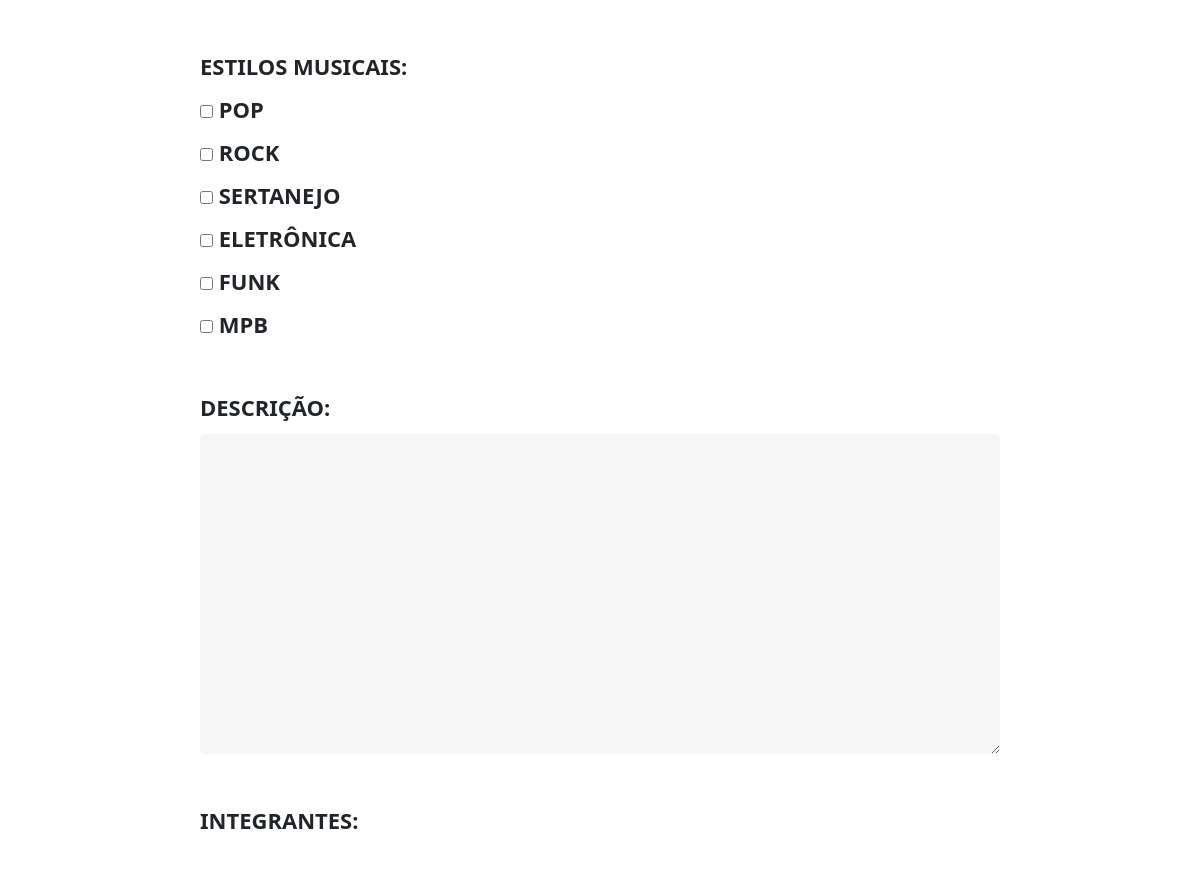
/criar_perfil.php (middle part), run on an earlier commit of the app's database.
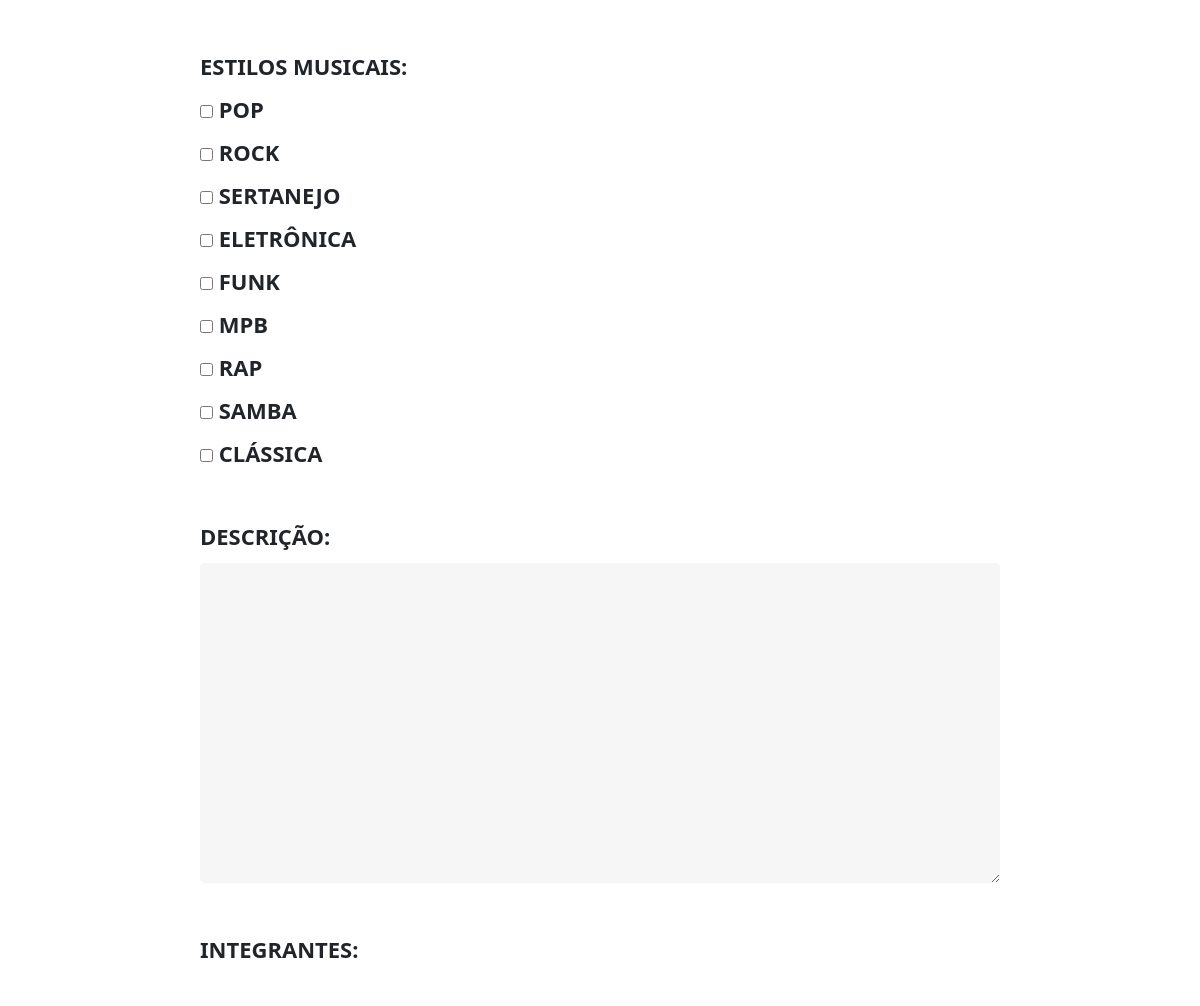
And on a later commit of the database.
### tables this page shows
CREATE TABLE `estilo_musical` (
  `id` int(11) NOT NULL,
  `nome` varchar(50) NOT NULL,
  `imagem` varchar(255) NOT NULL
);

### src/Database/Conecta.php (called while the page is built)
<?php
class Conecta
{
    private static ?PDO $conexao = null;
    public static function getConexao(): PDO
    {
        if (self::$conexao === null) {
            $host = 'localhost';
            $banco = 'yeahdb_william';
            $usuario = 'root';
            $senha = '';
            $porta = 3306;
            $dsn = "mysql:host=$host;port=$porta;dbname=$banco;charset=utf8mb4";
            try {
                self::$conexao = new PDO(
                    $dsn,
                    $usuario,
                    $senha,
                    [
                        PDO::ATTR_ERRMODE => PDO::ERRMODE_EXCEPTION,
                        PDO::ATTR_DEFAULT_FETCH_MODE => PDO::FETCH_ASSOC,
                    ]
                );
            } catch (PDOException $e) {
                die('Erro ao conectar ao banco: ' . $e->getMessage());
            }
        }
        return self::$conexao;
    }
}

### src/Services/EstilosMusicaisServicos.php (called while the page is built, shortened)
<?php
class EstilosMusicaisServicos
{
    public ?PDO $conexao;
    public function __construct()
    {
        $this->conexao = Conecta::getConexao();
    }
    public function buscarEstilos(): ?array
    {
        $sql = "SELECT id, nome, imagem FROM estilo_musical;";
        $consulta = $this->conexao->query($sql);
        return $consulta->fetchAll() ?: null;
    }
}

### criar_perfil.php (the view, shortened to what this page needs)
<?php
require_once "src/Database/Conecta.php";
require_once "src/Models/Artista.php";
require_once "src/Services/EstilosMusicaisServicos.php";
$estilos_musicais = (new EstilosMusicaisServicos())->buscarEstilos();
?>
<!DOCTYPE html>
<html lang="pt-br">
<head>
    <link rel="stylesheet" href="css/forms.css">
    <link rel="stylesheet" href="css/perfil_artista.css">
    <?php require_once "includes/cabecalho.php"; ?>
    <section id="sessao-cadastro">
        <form id="form_artista" method="post" enctype="multipart/form-data">
            <div id="container-inputs">
                <div>
                    <label>Estilos musicais:</label>
                    <div class="checkbox-group" id="estilos_musicais">
                        <?php foreach($estilos_musicais as $estilo_musical){ ?>
                            <label><input type="checkbox" name="estilos[]" value="<?= $estilo_musical['id'] ?>"
                                <?= (!empty($_POST['estilos']) && in_array($estilo_musical['id'], $_POST['estilos'])) ? 'checked' : '' ?>>
                            <?= $estilo_musical['nome'] ?>
                        </label>
                        <?php }?>
                    </div>
                </div>
                <div>
                    <label for="descricao">descrição:</label>
                    <textarea id="descricao" name="descricao"><?= $_POST['descricao'] ?? '' ?></textarea>
                </div>
                <div id="container-integrantes">
                    <label >Integrantes: </label>
                    <div id="integrantes-container"></div>
                </div>
            </div>
        </form>
    </section>
    </body>
</html>

What changed in the data, as far as the page shows it:
added estilo_musical: nome "RAP"
added estilo_musical: nome "SAMBA"
added estilo_musical: nome "CLÁSSICA"
